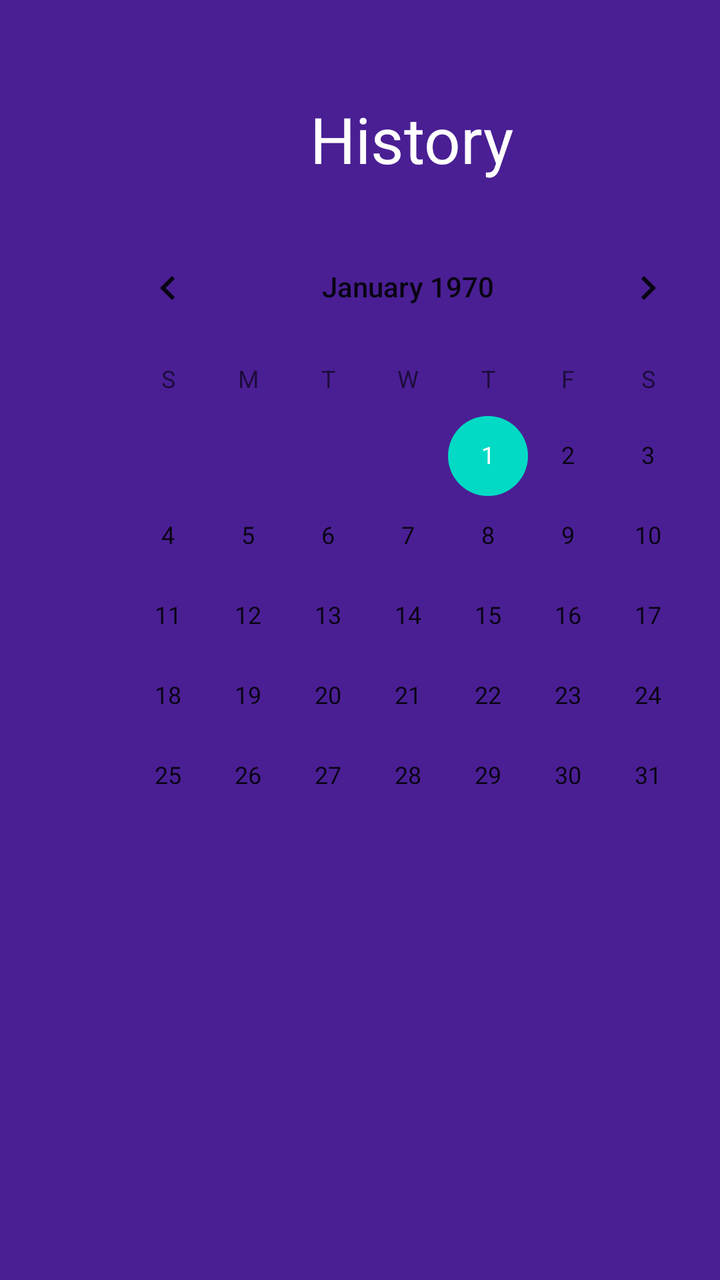
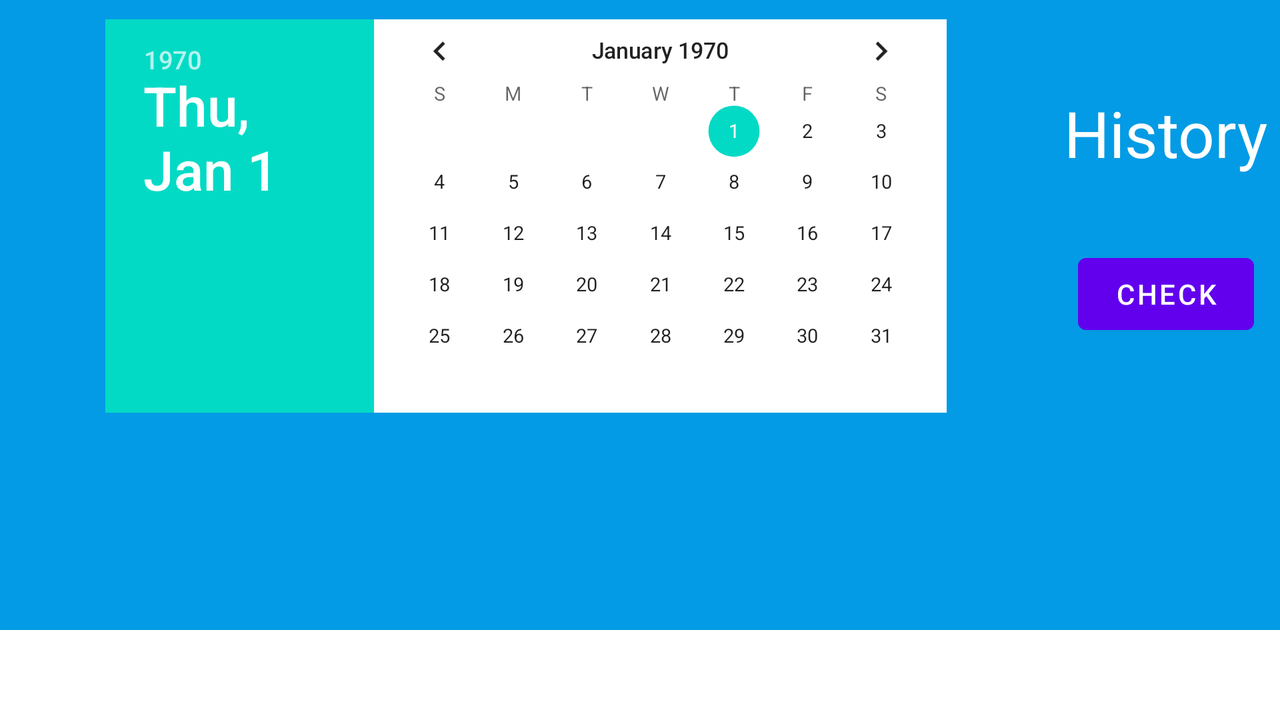

First picture: res/layout/ on a phone held upright. Second picture: the repository's own variant of that layout, on a device whose configuration matches the variant's folder. Source for both follows.
<!-- AndroidManifest.xml: application theme Theme.SportApp -->
<!-- res/layout/fragment_history.xml -->
<?xml version="1.0" encoding="utf-8"?>
<FrameLayout xmlns:android="http://schemas.android.com/apk/res/android"
    xmlns:app="http://schemas.android.com/apk/res-auto"
    xmlns:tools="http://schemas.android.com/tools"
    android:layout_width="match_parent"
    android:layout_height="match_parent"
    android:background="#ED3D0F8C"
    tools:context=".ui.main.history.HistoryFragment">

    <TextView
        android:layout_width="wrap_content"
        android:layout_height="wrap_content"
        android:layout_marginStart="155dp"
        android:layout_marginLeft="155dp"
        android:layout_marginTop="48dp"
        android:gravity="center_horizontal"
        android:text="@string/history"
        android:textAlignment="center"
        android:textColor="#FFF"
        android:textSize="32sp" />

    <LinearLayout
        android:layout_width="320dp"
        android:layout_height="wrap_content"
        android:layout_marginStart="44dp"
        android:layout_marginLeft="45dp"
        android:layout_marginTop="110dp"
        android:background="@drawable/bg_calender">

        <CalendarView
            android:layout_width="wrap_content"
            android:layout_height="320dp" />
    </LinearLayout>


</FrameLayout>
<!-- resources referenced by this layout -->
<resources>
  <string name="history">History</string>
  <style name="Theme.SportApp" parent="Theme.MaterialComponents.DayNight.DarkActionBar">
          
          <item name="colorPrimary">@color/purple_500</item>
          <item name="colorPrimaryVariant">@color/purple_700</item>
          <item name="colorOnPrimary">@color/white</item>
          
          <item name="colorSecondary">@color/teal_200</item>
          <item name="colorSecondaryVariant">@color/teal_700</item>
          <item name="colorOnSecondary">@color/black</item>
          
          <item name="android:statusBarColor" tools:targetApi="l">?attr/colorPrimaryVariant</item>
          
      </style>
  <color name="purple_500">#FF6200EE</color>
  <color name="purple_700">#FF3700B3</color>
  <color name="white">#FFFFFFFF</color>
  <color name="teal_200">#FF03DAC5</color>
  <color name="teal_700">#FF018786</color>
  <color name="black">#FF000000</color>
</resources>
<!-- res/layout-land/fragment_history.xml (the repository's variant of the layout above) -->
<!-- drawn on the phone turned sideways -->
<?xml version="1.0" encoding="utf-8"?>
<ScrollView
    xmlns:android="http://schemas.android.com/apk/res/android"
    xmlns:app="http://schemas.android.com/apk/res-auto"
    xmlns:tools="http://schemas.android.com/tools"
    android:layout_width="match_parent"
    android:layout_height="match_parent"
    android:layout_marginBottom="30dp"
    android:layout_gravity="center"
    android:foregroundGravity="center"
    android:background="@color/light_blue_600"
    android:orientation="vertical"
    tools:context=".ui.main.history.HistoryFragment">

    <LinearLayout
        android:layout_width="match_parent"
        android:layout_height="match_parent"
        android:gravity="center"
        android:background="@color/light_blue_600"
        android:orientation="horizontal">

        <DatePicker
            android:id="@+id/dpDate"
            android:layout_width="wrap_content"
            android:layout_height="wrap_content"
            android:scaleX=".8"
            android:scaleY=".8"
            android:background="@color/white"/>

        <LinearLayout
            android:layout_width="match_parent"
            android:layout_height="match_parent"
            android:gravity="center"
            android:background="@color/light_blue_600"
            android:orientation="vertical">

            <TextView
                android:layout_width="wrap_content"
                android:layout_height="wrap_content"
                android:gravity="center_horizontal"
                android:text="@string/title_history"
                android:textAlignment="center"
                android:textColor="#FFF"
                android:textSize="32sp"
                android:textFontWeight="15"/>

            <Button
                android:id="@+id/btnHistory"
                android:layout_width="wrap_content"
                android:layout_height="wrap_content"
                android:layout_marginTop="35dp"
                android:text="Check" />

        </LinearLayout>

    </LinearLayout>

</ScrollView>
<!-- resources referenced by the variant -->
<!-- as the phone turned sideways resolves them -->
<resources>
  <color name="light_blue_600">#FF039BE5</color>
  <color name="white">#FFFFFFFF</color>
  <string name="title_history">History</string>
  <style name="Theme.SportApp" parent="Theme.MaterialComponents.DayNight.DarkActionBar">
          
          <item name="colorPrimary">@color/purple_500</item>
          <item name="colorPrimaryVariant">@color/purple_700</item>
          <item name="colorOnPrimary">@color/white</item>
          
          <item name="colorSecondary">@color/teal_200</item>
          <item name="colorSecondaryVariant">@color/teal_700</item>
          <item name="colorOnSecondary">@color/black</item>
          
          <item name="android:statusBarColor" tools:targetApi="l">?attr/colorPrimaryVariant</item>
          
      </style>
  <color name="purple_500">#FF6200EE</color>
  <color name="purple_700">#FF3700B3</color>
  <color name="teal_200">#FF03DAC5</color>
  <color name="teal_700">#FF018786</color>
  <color name="black">#FF000000</color>
</resources>
